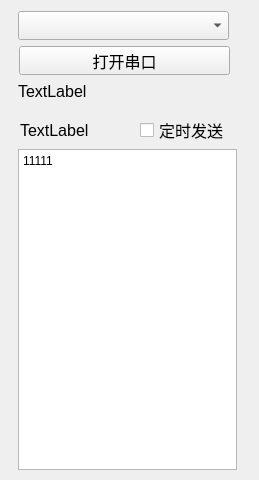
<?xml version="1.0" encoding="UTF-8"?>
<ui version="4.0">
 <class>Widget</class>
 <widget class="QWidget" name="Widget">
  <property name="geometry">
   <rect>
    <x>0</x>
    <y>0</y>
    <width>259</width>
    <height>480</height>
   </rect>
  </property>
  <property name="font">
   <font>
    <pointsize>12</pointsize>
   </font>
  </property>
  <property name="windowTitle">
   <string>Widget</string>
  </property>
  <widget class="QCheckBox" name="checkBox">
   <property name="geometry">
    <rect>
     <x>140</x>
     <y>120</y>
     <width>91</width>
     <height>20</height>
    </rect>
   </property>
   <property name="text">
    <string>定时发送</string>
   </property>
  </widget>
  <widget class="QLabel" name="label_2">
   <property name="geometry">
    <rect>
     <x>20</x>
     <y>120</y>
     <width>72</width>
     <height>21</height>
    </rect>
   </property>
   <property name="text">
    <string>TextLabel</string>
   </property>
  </widget>
  <widget class="QComboBox" name="comboBox">
   <property name="geometry">
    <rect>
     <x>18</x>
     <y>11</y>
     <width>211</width>
     <height>29</height>
    </rect>
   </property>
  </widget>
  <widget class="QPushButton" name="pushButton">
   <property name="geometry">
    <rect>
     <x>19</x>
     <y>46</y>
     <width>211</width>
     <height>29</height>
    </rect>
   </property>
   <property name="text">
    <string>打开串口</string>
   </property>
  </widget>
  <widget class="QTextBrowser" name="textBrowser">
   <property name="geometry">
    <rect>
     <x>18</x>
     <y>149</y>
     <width>219</width>
     <height>321</height>
    </rect>
   </property>
   <property name="html">
    <string>&lt;!DOCTYPE HTML PUBLIC &quot;-//W3C//DTD HTML 4.0//EN&quot; &quot;http://www.w3.org/TR/REC-html40/strict.dtd&quot;&gt;
&lt;html&gt;&lt;head&gt;&lt;meta name=&quot;qrichtext&quot; content=&quot;1&quot; /&gt;&lt;meta charset=&quot;utf-8&quot; /&gt;&lt;style type=&quot;text/css&quot;&gt;
p, li { white-space: pre-wrap; }
&lt;/style&gt;&lt;/head&gt;&lt;body style=&quot; font-family:'Microsoft YaHei UI'; font-size:12pt; font-weight:400; font-style:normal;&quot;&gt;
&lt;p style=&quot; margin-top:0px; margin-bottom:0px; margin-left:0px; margin-right:0px; -qt-block-indent:0; text-indent:0px;&quot;&gt;&lt;span style=&quot; font-size:9pt;&quot;&gt;11111&lt;/span&gt;&lt;/p&gt;&lt;/body&gt;&lt;/html&gt;</string>
   </property>
  </widget>
  <widget class="QLabel" name="label">
   <property name="geometry">
    <rect>
     <x>18</x>
     <y>81</y>
     <width>72</width>
     <height>21</height>
    </rect>
   </property>
   <property name="text">
    <string>TextLabel</string>
   </property>
  </widget>
 </widget>
 <resources/>
 <connections/>
</ui>
